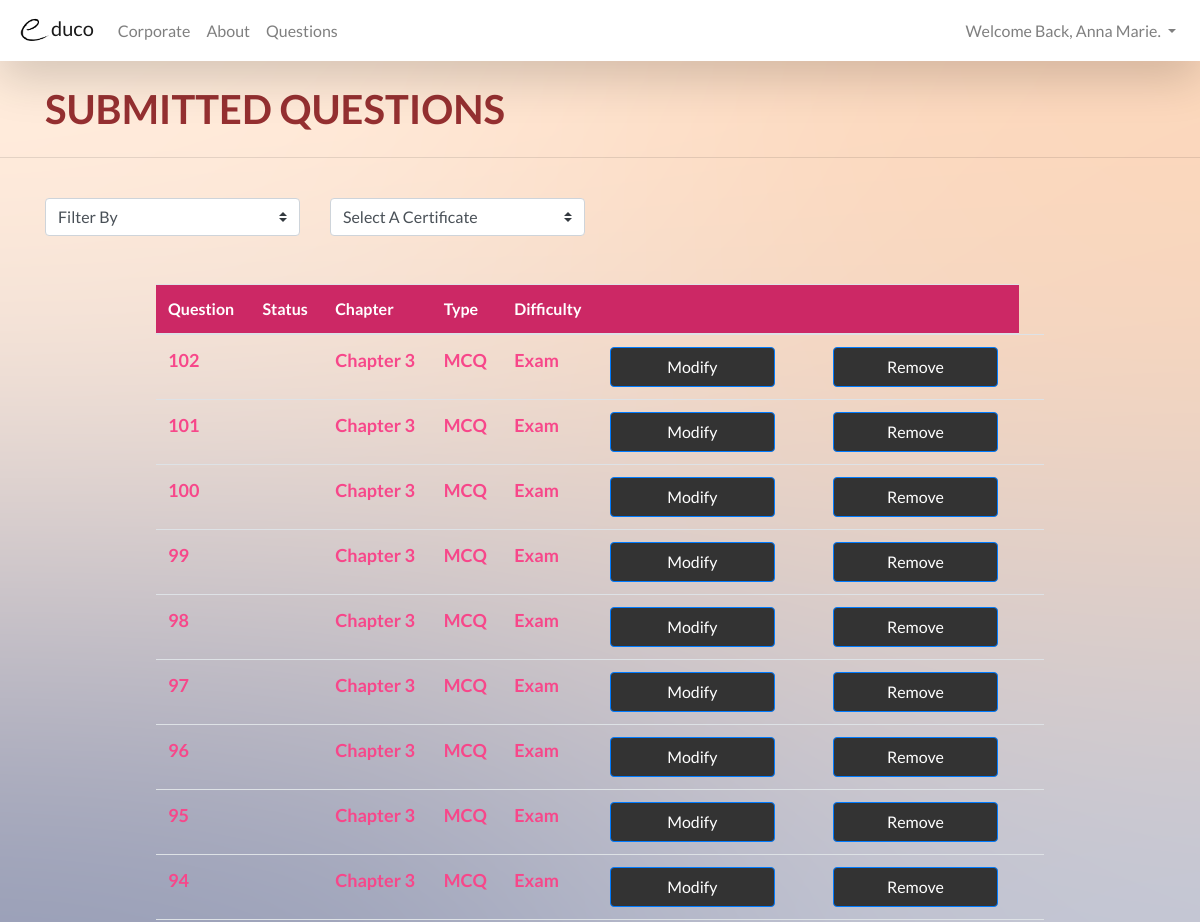
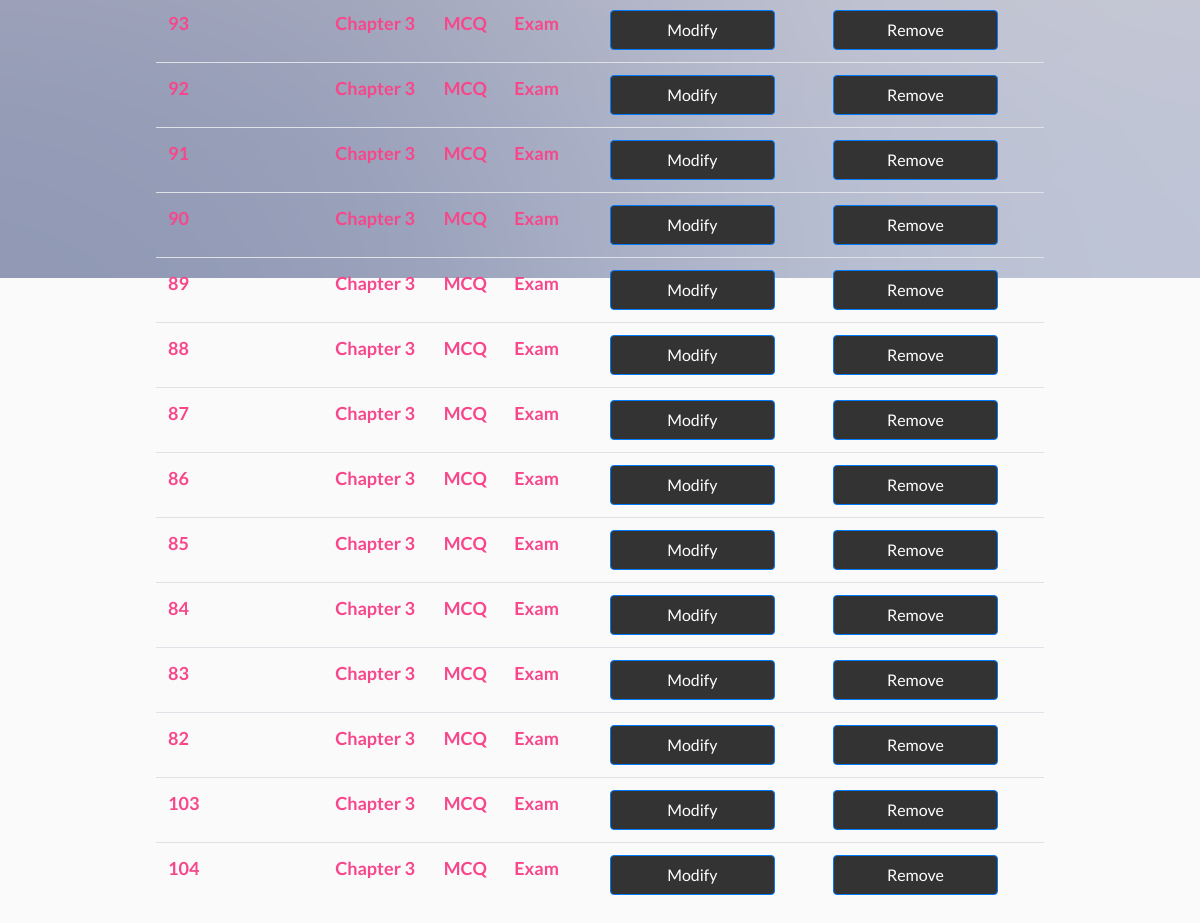
The page /website/corporate/corporate_submitted_questions.php (signed in) on the database its author committed (2 pictures, top to bottom).
### tables this page shows
CREATE TABLE IF NOT EXISTS `question` (
  `Q_No` int(11) NOT NULL AUTO_INCREMENT,
  `Chapter` varchar(255) DEFAULT NULL,
  `Format` varchar(255) DEFAULT NULL,
  `Difficulty` varchar(255) DEFAULT NULL,
  `Mark` int(1) DEFAULT NULL,
  `QuestionContent` text,
  `Image` mediumblob,
  `Imagepath` varchar(255) DEFAULT NULL,
  `A` varchar(255) DEFAULT NULL,
  `B` varchar(255) DEFAULT NULL,
  `C` varchar(255) DEFAULT NULL,
  `D` varchar(255) DEFAULT NULL,
  `TrueAnswer` varchar(255) DEFAULT NULL,
  `Approval` int(11) DEFAULT NULL,
  PRIMARY KEY (`Q_No`)
);

### website/corporate/corporate_submitted_questions.php (the view, shortened to what this page needs)
<!DOCTYPE html>
<html>
<head>
<?php include($_SERVER["DOCUMENT_ROOT"].'/template/header.php'); ?>
</head>
<body>
<?php include($_SERVER["DOCUMENT_ROOT"].'/template/corporatenavbar.php'); ?>
<br/>
<div class="container">
  <div class="row">
    <div class="col-lg-10">
      <h4 class="float-left" style="font-size: 2.5em; color: #953031; font-weight: bold;">
      SUBMITTED QUESTIONS&nbsp;&nbsp;&nbsp;
      </h4>
    </div>
  </div>
</div>
<hr/><br/>
<div class="container">
  <div class="row">
    <div class="col-sm-3">
      <select class="custom-select" id="inputGroupSelect01">
        <option selected disabled>Filter By</option>
      </select>
    </div>
    <div class="col-sm-3">
      <select class="custom-select" id="inputGroupSelect01">
        <option selected disabled>Select A Certificate</option>
      </select>
    </div>
  </div>
<br/><br/>
<table class="table table-hover" style="margin-left: 10%; width: 80%;">
  <thead>
    <tr style="background-color: #CC2865; color: white;">
      <th>Question</th>
      <th>Status</th>
      <th>Chapter</th>
      <th>Type</th>
      <th>Difficulty</th>
      <th></th>
      <th></th>
      <th></th>
    </tr>
  </thead>
<tbody style="color: #F7478A; font-size: 18px; font-weight: bold;">
<?php
$conn = mysqli_connect('localhost','root','','educo');
$sql = "SELECT Q_No,Approval,Chapter,Format,Difficulty FROM question";
$result = mysqli_query($conn, $sql);
while($row = mysqli_fetch_array($result))
{
  echo "<tr>";
  echo "<td>" . $row['Q_No'] . "</td>";
  echo "<td>" . $row['Approval'] . "</td>";
  echo "<td>" . $row['Chapter'] . "</td>";
  echo "<td>" . $row['Format'] . "</td>";
  echo "<td>" . $row['Difficulty'] . "</td>";
  echo "<td>";
  echo "<button class= 'btn btn-primary' style='width: 165px; height: 40px; color: white;
        background-color:#333333;' onclick=\"window.location.href='edit_question_teacher.php?id=".$row['Q_No']."'\">Modify</button></td>";
  echo "<td>";
  echo "<td>";
  echo "<button class= 'btn btn-primary' style='width: 165px; height: 40px; color: white;
        background-color:#333333;'>Remove</button></td>";
  echo "<td>";
  echo "</tr>";
  }
  echo "</table>";
?>
</div>
</body>
</html>

### template/header.php (style rules this page uses)
body { font-family: 'Lato' !important; background-color: #FAFAFA !important; }

### website/corporate/corporate_submitted_questions.php (style rules this page uses)
body { background-image: url("/pictures/Corporate Background.png"); background-repeat: no-repeat; background-size: 100%; }

### rows shown on the page
question: Q_No "102", Chapter "Chapter 3", Format "MCQ", Difficulty "Exam"
question: Q_No "101", Chapter "Chapter 3", Format "MCQ", Difficulty "Exam"
question: Q_No "100", Chapter "Chapter 3", Format "MCQ", Difficulty "Exam"
question: Q_No "99", Chapter "Chapter 3", Format "MCQ", Difficulty "Exam"
question: Q_No "98", Chapter "Chapter 3", Format "MCQ", Difficulty "Exam"
question: Q_No "97", Chapter "Chapter 3", Format "MCQ", Difficulty "Exam"
question: Q_No "96", Chapter "Chapter 3", Format "MCQ", Difficulty "Exam"
question: Q_No "95", Chapter "Chapter 3", Format "MCQ", Difficulty "Exam"
question: Q_No "94", Chapter "Chapter 3", Format "MCQ", Difficulty "Exam"
question: Q_No "93", Chapter "Chapter 3", Format "MCQ", Difficulty "Exam"
question: Q_No "92", Chapter "Chapter 3", Format "MCQ", Difficulty "Exam"
question: Q_No "91", Chapter "Chapter 3", Format "MCQ", Difficulty "Exam"
question: Q_No "90", Chapter "Chapter 3", Format "MCQ", Difficulty "Exam"
question: Q_No "89", Chapter "Chapter 3", Format "MCQ", Difficulty "Exam"
question: Q_No "88", Chapter "Chapter 3", Format "MCQ", Difficulty "Exam"
question: Q_No "87", Chapter "Chapter 3", Format "MCQ", Difficulty "Exam"
question: Q_No "86", Chapter "Chapter 3", Format "MCQ", Difficulty "Exam"
question: Q_No "85", Chapter "Chapter 3", Format "MCQ", Difficulty "Exam"
question: Q_No "84", Chapter "Chapter 3", Format "MCQ", Difficulty "Exam"
question: Q_No "83", Chapter "Chapter 3", Format "MCQ", Difficulty "Exam"
question: Q_No "82", Chapter "Chapter 3", Format "MCQ", Difficulty "Exam"
question: Q_No "103", Chapter "Chapter 3", Format "MCQ", Difficulty "Exam"
question: Q_No "104", Chapter "Chapter 3", Format "MCQ", Difficulty "Exam"

### other values the page prints
$_SESSION['user'] "Anna Marie"
